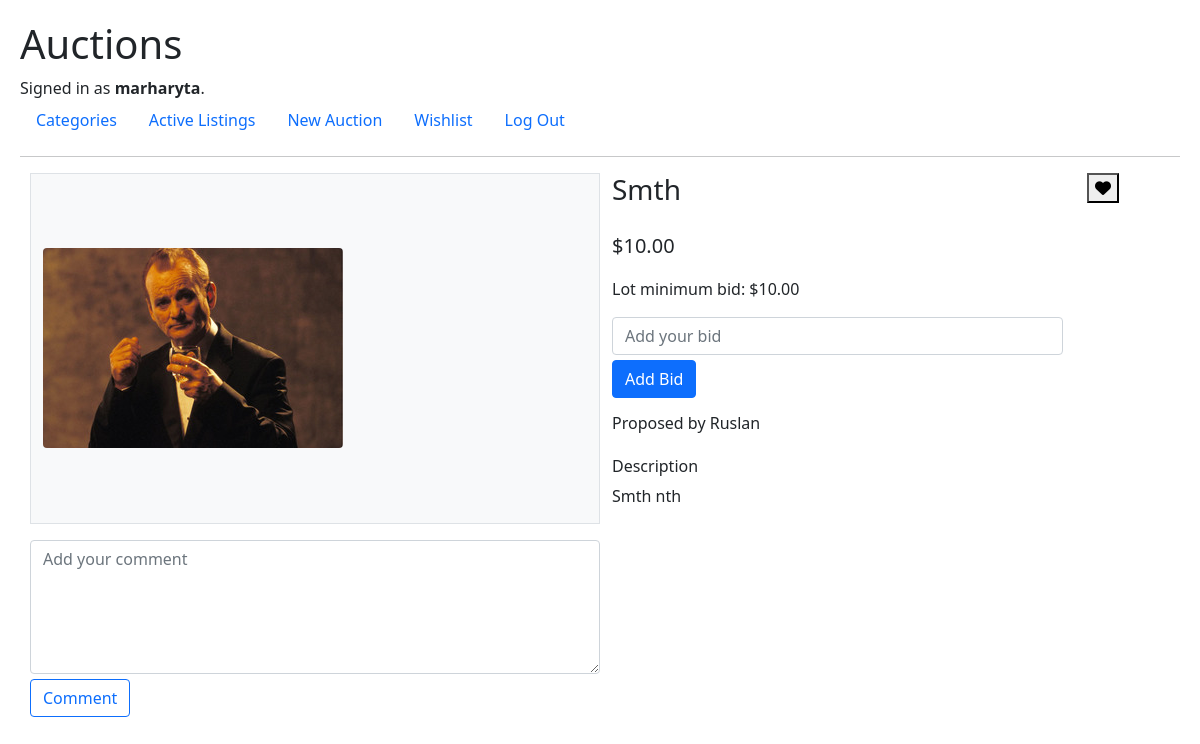
/auctions/id=3 (signed in), run on the app's committed database.
### auctions/models.py (models this page shows, shortened)
class User(AbstractUser):
    pass

class Auction(models.Model):
    AUCTION_CATEGORY_CHOICES = [
    ('1', 'Furniture'),
    ('2', 'Books'),
    ('3', 'Gadgets'),
    ('4', 'Household appliances'),
    ('5', 'Accessories'),
    ('6', 'Clothing'),
    ('7', 'Makeup'),
    ('8', 'For children'),
    ('9', 'For animals'),
    ('10', 'Car accessories'),
    ]
    user = models.ForeignKey(User, on_delete=models.CASCADE, related_name="creator")
    name = models.CharField("lot name", max_length=255)
    minimum_bid = models.DecimalField("lot minimum bid", max_digits=7, decimal_places=2, validators=[MinValueValidator(0.01)])
    description = models.CharField("lot description", max_length=3000)
    image = models.ImageField("lot image", upload_to='images', default='images/placeholder.jpg', blank=True)
    category = models.CharField("lot category", choices=AUCTION_CATEGORY_CHOICES, max_length=30, blank=True)
    current_bid = models.DecimalField("current lot bid", max_digits=7, decimal_places=2, default=0.00)
    active = models.BooleanField("is active", default=True)
    winner = models.ForeignKey(User, on_delete=models.SET_NULL, null=True, blank=True, related_name="winner")

### auctions/views.py (the view, shortened to what this page needs)
# urls.py: path("auctions/id=<int:lot_id>", views.auction_page, name="auction_page"),
def auction_page(request, lot_id):
    lot = Auction.objects.get(id=lot_id)
    in_wishlist = False
    if Wishlist.objects.filter(user=request.user, auction=lot_id):
        in_wishlist = True
    comments = Comment.objects.filter(auction=lot_id)
    context = {
        "lot": lot,
        "comments": comments,
        "in_wishlist": in_wishlist,
        "biddingform": AddNewBid(),
        "commentingform": AddNewComment()
    }
    if lot.active == False and request.user == lot.winner:
        messages.add_message(request, messages.INFO, message='Congratulations! You are winner! Contact auction owner for details.')
    return render(request, "auctions/auction_page.html", context)

### auctions/forms.py
class AddNewBid(ModelForm):
    class Meta:
        model = Bid
        fields = ['bid']
        widgets = {
            'bid': NumberInput(attrs={'placeholder': 'Add your bid'})
        }
    def __init__(self, *args, **kwargs):
        super(AddNewBid, self).__init__(*args, **kwargs)
        self.fields['bid'].widget.attrs['min'] = 0.01

class AddNewComment(ModelForm):
    class Meta:
        model = Comment
        fields = ['comment_text']
        widgets = {
            'comment_text': Textarea(attrs={'cols': 50, 'rows': 5, 'placeholder': 'Add your comment'})
        }

### auctions/templates/auctions/auction_page.html (shortened to what this page needs)
{% extends "auctions/layout.html" %}
{% load widget_tweaks %}
{% block body %}
    <div class="container container-sm-12 d-grid gap-3">
        <div class="row">
            <div class="col-sm-6 bg-light border">
                <img src="{{ lot.image.url }}" alt="{{ lot.image.title }}" class="rounded img-fluid">
            </div>
            <div class="col-sm-5">
                <div class="d-grid gap-3">
                    <div>
                        <h3>{{ lot.name }}</h3>
                    </div>
                    <div class="lot-current-bid">${{ lot.current_bid }}</div>
                    <div>Lot minimum bid: ${{ lot.minimum_bid }}</div>
                    {% if lot.active == True %}
                        <div>
                            {% if user.is_authenticated %}
                                {% if lot.user == request.user %}
                                    <form action="{% url 'auction_page' %}" method="post">
                                        {% csrf_token %}
                                        <button type="submit" name="close-auction-btn" class="btn btn-primary">Close Auction</button>
                                    </form>
                                {% else %}
                                    <form method="post">
                                        {% for field in biddingform.visible_fields %}
                                            {% render_field field class="form-control" %}
                                        {% endfor %}
                                        <div class="lot-button">
                                            <button type="submit" class="btn btn-primary">Add Bid</button>
                                        </div>
                                    </form>
                                {% endif %}
                            {% else %}
                                Log in to add your bid
                            {% endif %}
                        </div>
                    {% endif %}
                    <div>
                        {% if lot.user == request.user %}
                            <h6>Proposed by You</h6>
                        {% else %}
                            <h6>Proposed by {{ lot.user }}</h6>
                        {% endif %}
                    </div>
                    <div>
                        <h6>Description</h6>
                        <p>{{ lot.description }}</p>
                    </div>
                </div>
            </div>
            <div class="col-sm-1">
                {% if lot.active == True and user.is_authenticated %}
                    <form method="post">
                        {% if in_wishlist %}
                            <button type="submit" name="remove-from-wishlist-btn"><i class="fa fa-trash"></i></button>
                        {% else %}
                            <button type="submit" name="add-to-wishlist-btn"><i class="fa fa-heart"></i></button>
                        {% endif %}
                    </form>
                {% endif %}
            </div>
        </div>
        <div class="row">
            <div class="col-sm-6" style="padding: 0;">
                <form method="post">
                    {% for field in commentingform.visible_fields %}
                        {% render_field field class="form-control" %}
                    {% endfor %}
                    <div class="lot-button">
                        <button type="submit" name="add-comment-btn" class="btn btn-outline-primary">Comment</button>
                    </div>
                </form>
            </div>
            <div class="col-sm-6">
            </div>
        </div>
    </div>
{% endblock %}

### auctions/templates/auctions/layout.html (shortened to what this page needs)
{% load static %}
<!DOCTYPE html>
<html lang="en">
    <head>
        <link href="https://cdn.jsdelivr.net/npm/bootstrap@5.1.3/dist/css/bootstrap.min.css" rel="stylesheet">
        <link href="{% static 'auctions/styles.css' %}" rel="stylesheet">
    </head>
    <body>
        <h1>Auctions</h1>
        <div>
            {% if user.is_authenticated %}
                Signed in as <strong>{{ user.username }}</strong>.
            {% else %}
                Not signed in.
            {% endif %}
        </div>
        <ul class="nav">
            <li class="nav-item">
                <a class="nav-link" href="{% url 'categories' %}">Categories</a>
            </li>
            <li class="nav-item">
                <a class="nav-link" href="{% url 'index' %}">Active Listings</a>
            </li>
            {% if user.is_authenticated %}
                <li class="nav-item">
                    <a class="nav-link" href="{% url 'new_auction' %}">New Auction</a>
                </li>
                <li class="nav-item">
                    <a class="nav-link" href="{% url 'wishlist_page' %}">Wishlist</a>
                </li>
                <li class="nav-item">
                    <a class="nav-link" href="{% url 'logout' %}">Log Out</a>
                </li>
            {% endif %}
        </ul>
        <hr>
        {% block body %}
        {% endblock %}
    </body>
</html>

### auctions/static/auctions/styles.css (style rules this page uses)
body { padding: 20px; }
.lot-current-bid { font-size: 20px; }
.lot-button { margin-top: 5px; }

### data on the page
User: username "marharyta"
Auction: image (placeholder picture), name "Smth", current_bid "10.00", minimum_bid "10.00", user "Ruslan", description "Smth nth"
